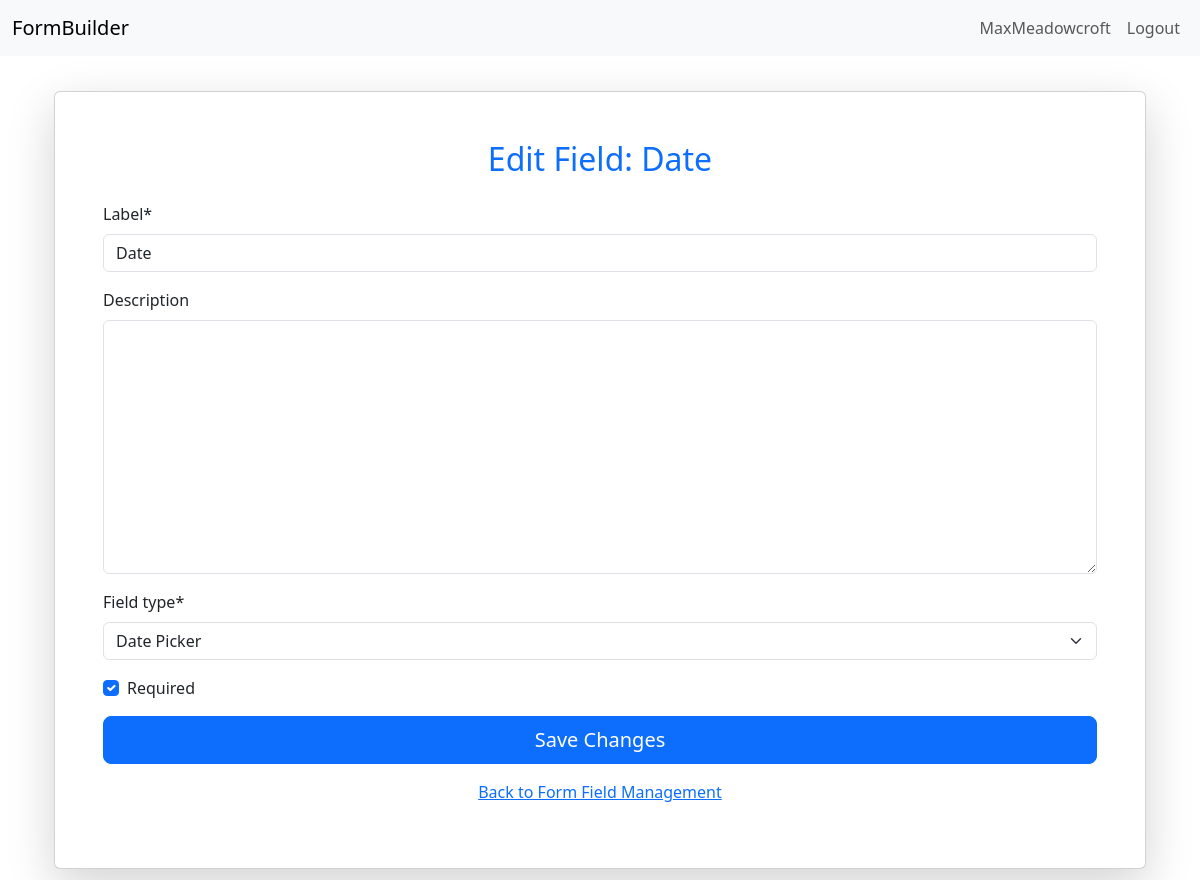
Screenshot of /app/form/field/13/edit/ (signed in) with the database file from the repository.
### builder/models.py (models this page shows, shortened)
class FormField(models.Model):
    form = models.ForeignKey(Form, on_delete=models.CASCADE, related_name="fields")
    label = models.CharField(max_length=255)
    description = models.TextField(blank=True, null=True)
    field_type = models.CharField(max_length=50, choices=FIELD_TYPES)
    required = models.BooleanField(default=True)
    def needs_options(self):
        return self.field_type in ['radio', 'select', 'checkbox']

### builder/views.py (the view)
# urls.py: path('form/field/<int:field_id>/edit/', views.edit_field_view, name='edit_field'),
@login_required
def edit_field_view(request, field_id):
    field_instance = get_object_or_404(FormField, id=field_id, form__creator=request.user)
    if request.method == 'POST':
        edit_form = EditFieldForm(request.POST, instance=field_instance)
        if edit_form.is_valid():
            edit_form.save()
            return redirect('manage_fields', form_hash=field_instance.form.form_hash)  # Redirect back to form's fields
    else:
        edit_form = EditFieldForm(instance=field_instance)
    return render(request, 'builder/edit_field.html', {
        'edit_form': edit_form,
        'field': field_instance
    })

### builder/forms.py
class EditFieldForm(forms.ModelForm):
    class Meta:
        model = FormField
        fields = ['label', 'description', 'field_type', 'required']

### builder/templates/builder/edit_field.html (shortened to what this page needs)
{% extends "base.html" %}
{% load crispy_forms_tags %}
{% block content %}
<div class="container min-vh-100 d-flex justify-content-center align-items-center">
    <div class="card shadow-lg w-100">
        <div class="card-body p-5">
            <h2 class="text-center text-primary mb-4">Edit Field: {{ field.label }}</h2>
            <form method="POST">
                {{ edit_form|crispy }}
                <button type="submit" class="btn btn-lg btn-primary w-100">Save Changes</button>
            </form>
            <p class="mt-3 text-center">
                <a href="{% url 'manage_fields' field.form.form_hash %}" class="text-primary">
                    Back to Form Field Management
                </a>
            </p>
        </div>
    </div>
</div>
{% endblock %}

### authentication/templates/base.html (shortened to what this page needs)
<!DOCTYPE html>
<html lang="en">
<head>
    <link href="https://cdn.jsdelivr.net/npm/bootstrap@5.3.3/dist/css/bootstrap.min.css" rel="stylesheet">
    {% load crispy_forms_tags %}
</head>
<body>
    <nav class="navbar navbar-expand-lg navbar-light bg-light">
        <div class="container-fluid">
            <a class="navbar-brand" href="{% url 'home' %}">FormBuilder</a>
            <div class="collapse navbar-collapse" id="navbarNav">
                <ul class="navbar-nav ms-auto">
                    {% if user.is_authenticated %}
                        <li class="nav-item">
                            <a class="nav-link" href="#">{{ user.username }}</a>
                        </li>
                        <li class="nav-item">
                            <a class="nav-link" href="{% url 'logout' %}">Logout</a>
                        </li>
                    {% endif %}
                </ul>
            </div>
        </div>
    </nav>
    <div class="container mt-4">
        {% block content %}{% endblock %}
    </div>
</body>
</html>

### rows the page displays
FormField: label "Date", field_type "Date Picker", required "☑"

### other values shown
{{ user.username }} "MaxMeadowcroft"
